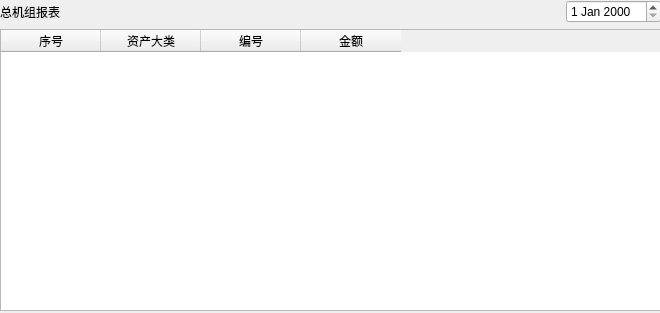
<?xml version="1.0" encoding="UTF-8"?>
<ui version="4.0">
 <class>Form</class>
 <widget class="QWidget" name="Form">
  <property name="geometry">
   <rect>
    <x>0</x>
    <y>0</y>
    <width>660</width>
    <height>313</height>
   </rect>
  </property>
  <property name="windowTitle">
   <string>Form</string>
  </property>
  <widget class="QWidget" name="gridLayoutWidget">
   <property name="geometry">
    <rect>
     <x>0</x>
     <y>0</y>
     <width>661</width>
     <height>311</height>
    </rect>
   </property>
   <layout class="QGridLayout" name="gridLayout">
    <item row="1" column="0" colspan="3">
     <widget class="QTableWidget" name="m_summaryReportTableWidget">
      <column>
       <property name="text">
        <string>序号</string>
       </property>
      </column>
      <column>
       <property name="text">
        <string>资产大类</string>
       </property>
      </column>
      <column>
       <property name="text">
        <string>编号</string>
       </property>
      </column>
      <column>
       <property name="text">
        <string>金额</string>
       </property>
      </column>
     </widget>
    </item>
    <item row="0" column="0">
     <widget class="QLabel" name="m_machineSummaryReportLabel">
      <property name="text">
       <string>总机组报表</string>
      </property>
     </widget>
    </item>
    <item row="0" column="2">
     <widget class="QDateEdit" name="m_summaryDateEdit"/>
    </item>
    <item row="0" column="1">
     <spacer name="horizontalSpacer">
      <property name="orientation">
       <enum>Qt::Horizontal</enum>
      </property>
      <property name="sizeHint" stdset="0">
       <size>
        <width>40</width>
        <height>20</height>
       </size>
      </property>
     </spacer>
    </item>
   </layout>
  </widget>
 </widget>
 <resources/>
 <connections/>
</ui>
